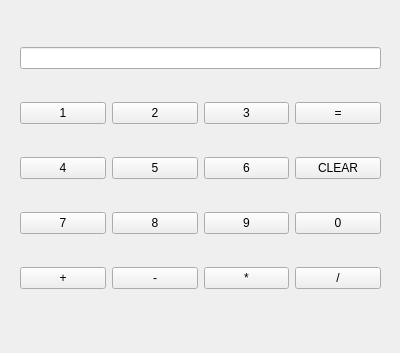
<?xml version="1.0" encoding="UTF-8"?>
<ui version="4.0">
 <class>CalculatorForm</class>
 <widget class="QWidget" name="CalculatorForm">
  <property name="geometry">
   <rect>
    <x>0</x>
    <y>0</y>
    <width>400</width>
    <height>353</height>
   </rect>
  </property>
  <property name="windowTitle">
   <string>Form</string>
  </property>
  <widget class="QWidget" name="">
   <property name="geometry">
    <rect>
     <x>20</x>
     <y>20</y>
     <width>361</width>
     <height>301</height>
    </rect>
   </property>
   <layout class="QGridLayout" name="gridLayout">
    <item row="0" column="0" colspan="4">
     <widget class="QLineEdit" name="displayLineEdit">
      <property name="readOnly">
       <bool>true</bool>
      </property>
     </widget>
    </item>
    <item row="1" column="0">
     <widget class="QPushButton" name="pushButton">
      <property name="text">
       <string>1</string>
      </property>
     </widget>
    </item>
    <item row="1" column="1">
     <widget class="QPushButton" name="pushButton_2">
      <property name="text">
       <string>2</string>
      </property>
     </widget>
    </item>
    <item row="1" column="2">
     <widget class="QPushButton" name="pushButton_3">
      <property name="text">
       <string>3</string>
      </property>
     </widget>
    </item>
    <item row="1" column="3">
     <widget class="QPushButton" name="equalButton">
      <property name="text">
       <string>=</string>
      </property>
     </widget>
    </item>
    <item row="2" column="0">
     <widget class="QPushButton" name="pushButton_4">
      <property name="text">
       <string>4</string>
      </property>
     </widget>
    </item>
    <item row="2" column="1">
     <widget class="QPushButton" name="pushButton_5">
      <property name="text">
       <string>5</string>
      </property>
     </widget>
    </item>
    <item row="2" column="2">
     <widget class="QPushButton" name="pushButton_6">
      <property name="text">
       <string>6</string>
      </property>
     </widget>
    </item>
    <item row="2" column="3">
     <widget class="QPushButton" name="clearButton">
      <property name="text">
       <string>CLEAR</string>
      </property>
     </widget>
    </item>
    <item row="3" column="0">
     <widget class="QPushButton" name="pushButton_7">
      <property name="text">
       <string>7</string>
      </property>
     </widget>
    </item>
    <item row="3" column="1">
     <widget class="QPushButton" name="pushButton_8">
      <property name="text">
       <string>8</string>
      </property>
     </widget>
    </item>
    <item row="3" column="2">
     <widget class="QPushButton" name="pushButton_9">
      <property name="text">
       <string>9</string>
      </property>
     </widget>
    </item>
    <item row="3" column="3">
     <widget class="QPushButton" name="pushButton_10">
      <property name="text">
       <string>0</string>
      </property>
     </widget>
    </item>
    <item row="4" column="0">
     <widget class="QPushButton" name="pushButton_14">
      <property name="text">
       <string>+</string>
      </property>
     </widget>
    </item>
    <item row="4" column="1">
     <widget class="QPushButton" name="pushButton_13">
      <property name="text">
       <string>-</string>
      </property>
     </widget>
    </item>
    <item row="4" column="2">
     <widget class="QPushButton" name="pushButton_11">
      <property name="text">
       <string>*</string>
      </property>
     </widget>
    </item>
    <item row="4" column="3">
     <widget class="QPushButton" name="pushButton_12">
      <property name="text">
       <string>/</string>
      </property>
     </widget>
    </item>
   </layout>
  </widget>
 </widget>
 <resources/>
 <connections/>
</ui>
